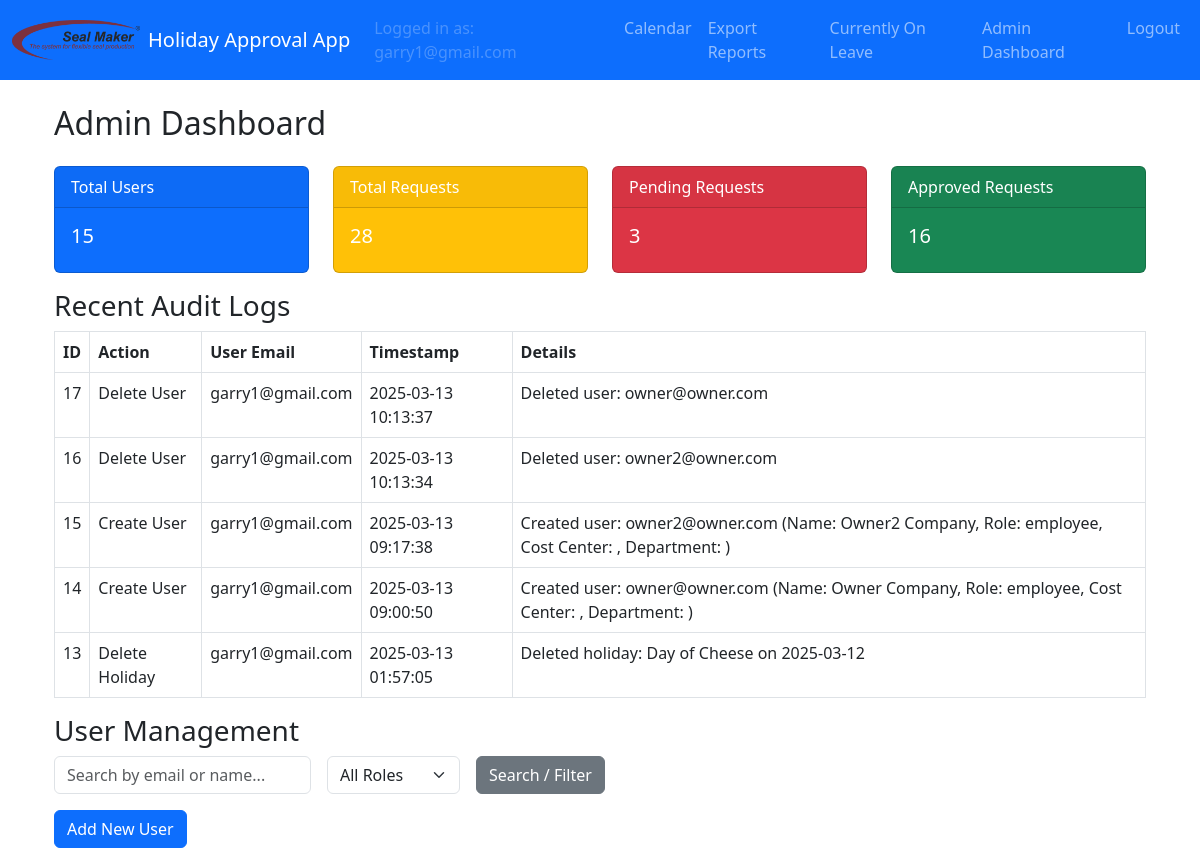
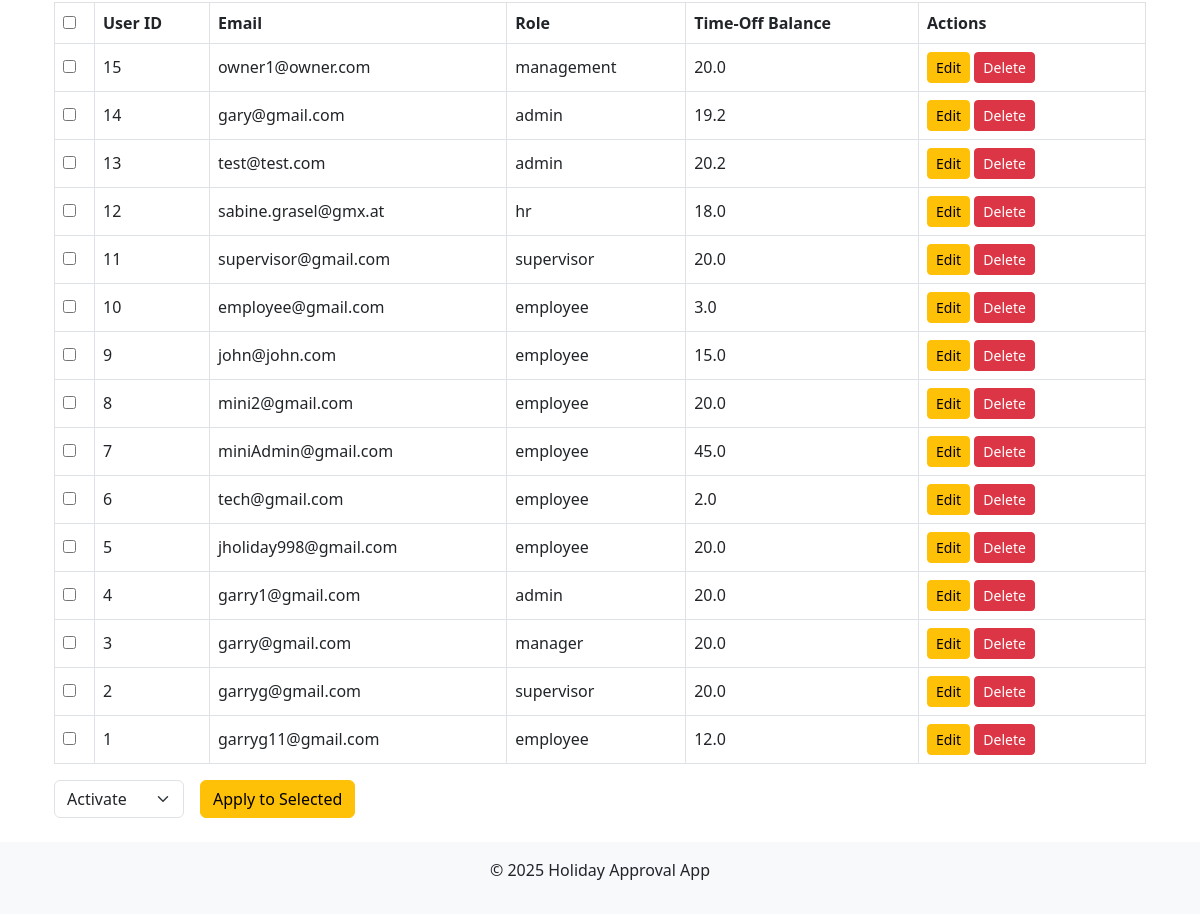
Page /admin/dashboard (signed in) on the committed database (2 pictures, top to bottom).
### models.py (models this page shows, shortened)
class User(UserMixin, db.Model):
    id = db.Column(db.Integer, primary_key=True)
    email = db.Column(db.String(120), unique=True, nullable=False)
    name = db.Column(db.String(120), nullable=True)           # Full name field
    cost_center = db.Column(db.String(50), nullable=True)       # Cost center field
    password_hash = db.Column(db.String(128), nullable=False)
    role = db.Column(db.String(20), nullable=False)             # Roles: employee, supervisor, manager, admin, hr, sub-admin
    time_off_balance = db.Column(db.Float, nullable=False, default=20.0, server_default="20.0")
    active = db.Column(db.Boolean, nullable=False, default=True, server_default="1")
    department = db.Column(db.String(100), nullable=True)       # Department field
    force_password_reset = db.Column(db.Boolean, nullable=False, default=False, server_default="0")

class AuditLog(db.Model):
    id = db.Column(db.Integer, primary_key=True)
    action = db.Column(db.String(200), nullable=False)
    timestamp = db.Column(db.DateTime, default=datetime.utcnow)
    user_email = db.Column(db.String(120), nullable=False)
    details = db.Column(db.Text)

### admin/routes.py (the view)
@admin_bp.route('/dashboard', methods=['GET'])
@login_required
@admin_required
def dashboard():
    total_users = User.query.count()
    total_requests = HolidayRequest.query.count()
    pending_requests = HolidayRequest.query.filter_by(status='pending').count()
    approved_requests = HolidayRequest.query.filter_by(status='approved').count()
    audit_logs = AuditLog.query.order_by(AuditLog.timestamp.desc()).limit(5).all()
    search_term = request.args.get('search', '').strip()
    role_filter = request.args.get('role', '').strip()
    query = User.query
    if search_term:
        like_pattern = f"%{search_term}%"
        query = query.filter((User.email.ilike(like_pattern)) | (User.name.ilike(like_pattern)))
    if role_filter:
        query = query.filter_by(role=role_filter)
    users_list = query.order_by(User.id.desc()).all()
    return render_template(
        'admin_dashboard.html',
        total_users=total_users,
        total_requests=total_requests,
        pending_requests=pending_requests,
        approved_requests=approved_requests,
        audit_logs=audit_logs,
        users=users_list
    )

### admin/routes.py (called while the page is built)
def admin_required(func):
    @wraps(func)
    def wrapper(*args, **kwargs):
        if current_user.role not in ['admin', 'sub-admin']:
            flash("Access denied: Admins only.", "danger")
            return redirect(url_for('main.calendar'))
        return func(*args, **kwargs)
    return wrapper

### app.py (called while the page is built)
def create_app():
    app = Flask(__name__)
    app.config.from_object(Config)
    db.init_app(app)
    migrate.init_app(app, db)
    login_manager.init_app(app)
    bcrypt.init_app(app)
    mail.init_app(app)
    login_manager.login_view = 'auth.login'
    @login_manager.user_loader
    def load_user(user_id):
        return User.query.get(int(user_id))
    from auth.routes import auth_bp
    from main.routes import main_bp
    from admin.routes import admin_bp
    from hr.routes import hr_bp
    app.register_blueprint(auth_bp)
    app.register_blueprint(main_bp)
    app.register_blueprint(admin_bp)
    app.register_blueprint(hr_bp)
    return app

### templates/admin_dashboard.html (shortened to what this page needs)
{% extends "layout.html" %}
{% block content %}
<div class="container">
  <h2 class="mb-4">Admin Dashboard</h2>
  <div class="row">
    <div class="col-md-3">
      <div class="card text-white bg-primary mb-3">
        <div class="card-header">Total Users</div>
        <div class="card-body">
          <h5 class="card-title">{{ total_users }}</h5>
        </div>
      </div>
    </div>
    <div class="col-md-3">
      <div class="card text-white bg-warning mb-3">
        <div class="card-header">Total Requests</div>
        <div class="card-body">
          <h5 class="card-title">{{ total_requests }}</h5>
        </div>
      </div>
    </div>
    <div class="col-md-3">
      <div class="card text-white bg-danger mb-3">
        <div class="card-header">Pending Requests</div>
        <div class="card-body">
          <h5 class="card-title">{{ pending_requests }}</h5>
        </div>
      </div>
    </div>
    <div class="col-md-3">
      <div class="card text-white bg-success mb-3">
        <div class="card-header">Approved Requests</div>
        <div class="card-body">
          <h5 class="card-title">{{ approved_requests }}</h5>
        </div>
      </div>
    </div>
  </div>
  <h3>Recent Audit Logs</h3>
  {% if audit_logs %}
    <table class="table table-bordered">
      <thead>
        <tr>
          <th>ID</th>
          <th>Action</th>
          <th>User Email</th>
          <th>Timestamp</th>
          <th>Details</th>
        </tr>
      </thead>
      <tbody>
        {% for log in audit_logs %}
        <tr>
          <td>{{ log.id }}</td>
          <td>{{ log.action }}</td>
          <td>{{ log.user_email }}</td>
          <td>{{ log.timestamp.strftime('%Y-%m-%d %H:%M:%S') }}</td>
          <td>{{ log.details }}</td>
        </tr>
        {% endfor %}
      </tbody>
    </table>
  {% else %}
    <p>No audit logs available.</p>
  {% endif %}
  <h3>User Management</h3>
  <form class="row g-3 mb-3" method="GET" action="{{ url_for('admin.dashboard') }}">
    <div class="col-auto">
      <input type="text" name="search" class="form-control" placeholder="Search by email or name..." value="{{ request.args.get('search', '') }}">
    </div>
    <div class="col-auto">
      <select name="role" class="form-select">
        <option value="">All Roles</option>
      </select>
    </div>
    <div class="col-auto">
      <button type="submit" class="btn btn-secondary">Search / Filter</button>
    </div>
  </form>
  <a href="{{ url_for('admin.new_user') }}" class="btn btn-primary mb-3">Add New User</a>
  {% if users %}
    <form method="POST" action="{{ url_for('admin.bulk_user_action') }}">
      <table class="table table-bordered align-middle">
        <thead>
          <tr>
            <th style="width: 40px;">
              <input type="checkbox" id="select-all" onclick="toggleAllCheckboxes(this)" title="Select / Deselect All">
            </th>
            <th>User ID</th>
            <th>Email</th>
            <th>Role</th>
            <th>Time-Off Balance</th>
            <th style="min-width: 150px;">Actions</th>
          </tr>
        </thead>
        <tbody>
          {% for user in users %}
          <tr>
            <td>
              <input type="checkbox" name="user_ids" value="{{ user.id }}">
            </td>
            <td>{{ user.id }}</td>
            <td>{{ user.email }}</td>
            <td>{{ user.role }}</td>
            <td>{{ user.time_off_balance }}</td>
            <td>
              <a href="{{ url_for('admin.edit_user', user_id=user.id) }}" class="btn btn-warning btn-sm">Edit</a>
              <form action="{{ url_for('admin.delete_user', user_id=user.id) }}" method="POST" style="display:inline;">
                <button type="submit" class="btn btn-danger btn-sm" onclick="return confirm('Delete this user?');">Delete</button>
              </form>
            </td>
          </tr>
          {% endfor %}
        </tbody>
      </table>
      <div class="row g-3 mb-3">
        <div class="col-auto">
          <select name="action" class="form-select">
            <option value="activate">Activate</option>
          </select>
        </div>
        <div class="col-auto">
          <button type="submit" class="btn btn-warning">Apply to Selected</button>
        </div>
      </div>
    </form>
  {% else %}
    <p>No users found.</p>
  {% endif %}
</div>
{% endblock %}

### templates/layout.html (shortened to what this page needs)
<!doctype html>
<html lang="en">
  <head>
    <link
      href="https://cdn.jsdelivr.net/npm/bootstrap@5.3.0/dist/css/bootstrap.min.css"
      rel="stylesheet"
    >
    <link rel="stylesheet" href="{{ url_for('static', filename='css/styles.css') }}">
  </head>
  <body>
    <nav class="navbar navbar-expand-lg navbar-dark bg-primary">
      <div class="container-fluid">
        <a class="navbar-brand d-flex align-items-center" href="{{ url_for('main.calendar') }}">
          <img
            src="{{ url_for('static', filename='img/logo.png') }}"
            alt="Company Logo"
            height="40"
            class="me-2"
          >
          <span>Holiday Approval App</span>
        </a>
        <div class="collapse navbar-collapse" id="navbarSupportedContent">
          <ul class="navbar-nav ms-auto">
            {% if current_user.is_authenticated %}
              <li class="nav-item">
                <span class="nav-link disabled">
                  Logged in as: {{ current_user.email }}
                </span>
              </li>
              <li class="nav-item">
                <a class="nav-link" href="{{ url_for('main.calendar') }}">Calendar</a>
              </li>
              <li class="nav-item">
                <a class="nav-link" href="{{ url_for('main.export_reports') }}">Export Reports</a>
              </li>
              <li class="nav-item">
                <a class="nav-link" href="{{ url_for('main.currently_on_leave') }}">Currently On Leave</a>
              </li>
              {% if current_user.role == 'employee' %}
                <li class="nav-item">
                  <a class="nav-link" href="{{ url_for('main.new_holiday_request') }}">Request</a>
                </li>
                <li class="nav-item">
                  <a class="nav-link" href="{{ url_for('main.employee_dashboard') }}">Employee Dashboard</a>
                </li>
              {% elif current_user.role == 'supervisor' %}
                <li class="nav-item">
                  <a class="nav-link" href="{{ url_for('main.supervisor_dashboard') }}">Supervisor Dashboard</a>
                </li>
              {% elif current_user.role == 'manager' %}
                <li class="nav-item">
                  <a class="nav-link" href="{{ url_for('main.manager_dashboard') }}">Manager Dashboard</a>
                </li>
              {% elif current_user.role == 'admin' %}
                <li class="nav-item">
                  <a class="nav-link" href="{{ url_for('admin.dashboard') }}">Admin Dashboard</a>
                </li>
              {% elif current_user.role == 'hr' %}
                <li class="nav-item">
                  <a class="nav-link" href="{{ url_for('hr.dashboard') }}">HR Dashboard</a>
                </li>
              {% elif current_user.role == 'management' %}
                <li class="nav-item">
                  <a class="nav-link" href="{{ url_for('main.management_dashboard') }}">Management Dashboard</a>
                </li>
              {% endif %}
              <li class="nav-item">
                <a class="nav-link" href="{{ url_for('auth.logout') }}">Logout</a>
              </li>
            {% else %}
              <li class="nav-item">
                <a class="nav-link" href="{{ url_for('auth.login') }}">Login</a>
              </li>
            {% endif %}
          </ul>
        </div>
      </div>
    </nav>
    <div class="container my-4">
      {% block content %}{% endblock %}
    </div>
    <footer class="bg-light text-center p-3">
      <div class="container">
        <p>&copy; 2025 Holiday Approval App</p>
      </div>
    </footer>
  </body>
</html>

### static/css/styles.css (style rules this page uses)
:root { --bs-primary: #800020; }

### rows in the picture
User: email "garry1@gmail.com", id "4", role "admin", time_off_balance "20.0"
AuditLog: id "17", action "Delete User", user_email "garry1@gmail.com", timestamp "2025-03-13 10:13:37", details "Deleted user: owner@owner.com"
AuditLog: id "16", action "Delete User", user_email "garry1@gmail.com", timestamp "2025-03-13 10:13:34", details "Deleted user: owner2@owner.com"
AuditLog: id "15", action "Create User", user_email "garry1@gmail.com", timestamp "2025-03-13 09:17:38", details "Created user: owner2@owner.com (Name: Owner2 Company, Role: employee, Cost Center: , Department: )"
AuditLog: id "14", action "Create User", user_email "garry1@gmail.com", timestamp "2025-03-13 09:00:50", details "Created user: owner@owner.com (Name: Owner Company, Role: employee, Cost Center: , Department: )"
AuditLog: id "13", action "Delete Holiday", user_email "garry1@gmail.com", timestamp "2025-03-13 01:57:05", details "Deleted holiday: Day of Cheese on 2025-03-12"
User: id "15", email "owner1@owner.com", role "management", time_off_balance "20.0"
User: id "14", email "gary@gmail.com", role "admin", time_off_balance "19.2"
User: id "13", email "test@test.com", role "admin", time_off_balance "20.2"
User: id "12", email "sabine.grasel@gmx.at", role "hr", time_off_balance "18.0"
User: id "11", email "supervisor@gmail.com", role "supervisor", time_off_balance "20.0"
User: id "10", email "employee@gmail.com", role "employee", time_off_balance "3.0"
User: id "9", email "john@john.com", role "employee", time_off_balance "15.0"
User: id "8", email "mini2@gmail.com", role "employee", time_off_balance "20.0"
User: id "7", email "miniAdmin@gmail.com", role "employee", time_off_balance "45.0"
User: id "6", email "tech@gmail.com", role "employee", time_off_balance "2.0"
User: id "5", email "jholiday998@gmail.com", role "employee", time_off_balance "20.0"
User: id "3", email "garry@gmail.com", role "manager", time_off_balance "20.0"
User: id "2", email "garryg@gmail.com", role "supervisor", time_off_balance "20.0"
User: id "1", email "garryg11@gmail.com", role "employee", time_off_balance "12.0"

### other values in the picture
{{ total_users }} "15"
{{ total_requests }} "28"
{{ pending_requests }} "3"
{{ approved_requests }} "16"
